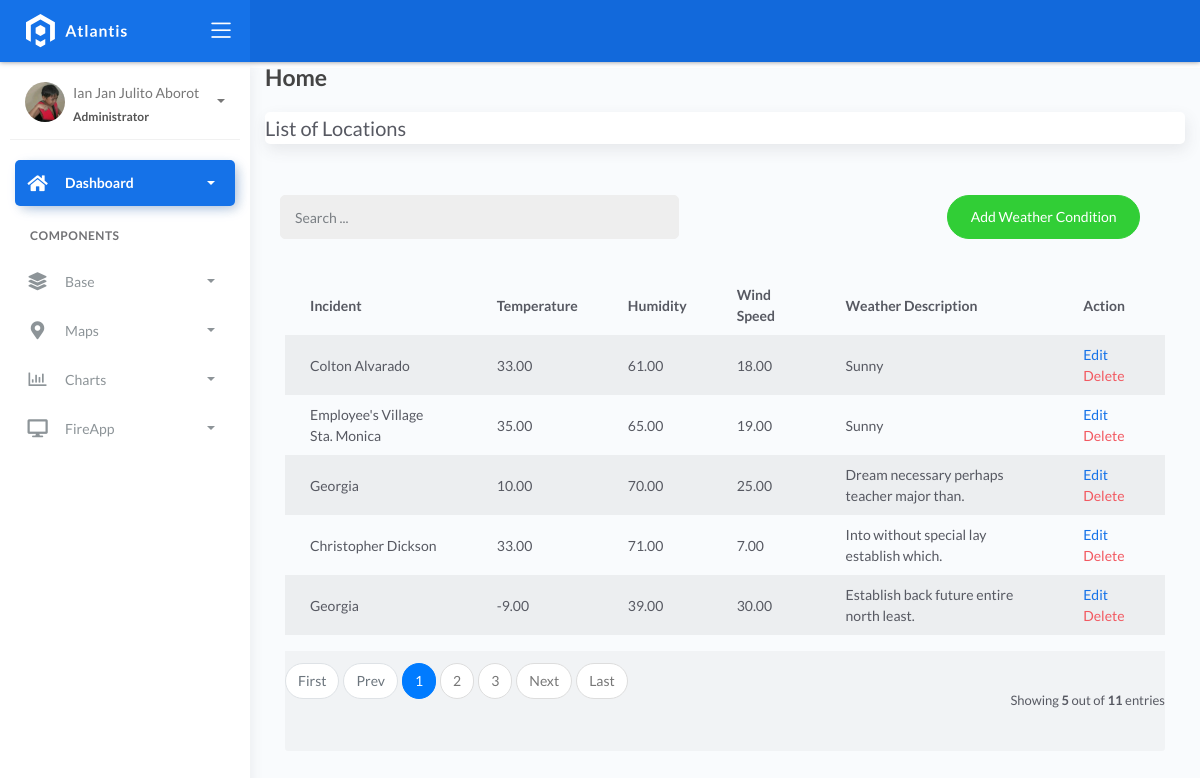
The app's page /weathercondition_list with its own data.
### fire/models.py (models this page shows)
class BaseModel(models.Model):
    created_at = models.DateTimeField(auto_now_add=True, db_index=True)
    updated_at = models.DateTimeField(auto_now=True)
    class Meta:
        abstract = True

class WeatherConditions(BaseModel):
    incident = models.ForeignKey(Incident, on_delete=models.CASCADE)
    temperature = models.DecimalField(max_digits=10, decimal_places=2)
    humidity = models.DecimalField(max_digits=10, decimal_places=2)
    wind_speed = models.DecimalField(max_digits=10, decimal_places=2)
    weather_description = models.CharField(max_length=150)

class Incident(BaseModel):
    SEVERITY_CHOICES = (
        ('Minor Fire', 'Minor Fire'),
        ('Moderate Fire', 'Moderate Fire'),
        ('Major Fire', 'Major Fire'),
    )
    location = models.ForeignKey(Locations, on_delete=models.CASCADE)
    date_time = models.DateTimeField(blank=True, null=True)
    severity_level = models.CharField(max_length=45, choices=SEVERITY_CHOICES)
    description = models.CharField(max_length=250)

class Locations(BaseModel):
    name = models.CharField(max_length=150)
    latitude = models.DecimalField(
        max_digits=22, decimal_places=16, null=True, blank=True)
    longitude = models.DecimalField(
        max_digits=22, decimal_places=16, null=True, blank=True)
    address = models.CharField(max_length=150)
    city = models.CharField(max_length=150)  # can be in separate table
    country = models.CharField(max_length=150)  # can be in separate table

### fire/views.py (the view)
# urls.py: path('weathercondition_list', WeatherConditionList.as_view(), name='weather-condition'),
class WeatherConditionList(ListView):
    model = WeatherConditions
    context_object_name = 'weathercondition'
    template_name = 'weathercondition_list.html'
    paginate_by = 5

### templates/weathercondition_list.html (shortened to what this page needs)
{% extends 'base.html' %} {% load static %} {% block content %}
<div class="content">
    <div class="container-fluid">
        <h4 class="page-title">Home</h4>
        <div class="row">
            <div class="col-md-12">
                <div class="card">
                    <div class="card-title">List of Locations</div>
                </div>
                <br>
                <div class="col-md-12 row">
                    <div class="col-md-6">
                        <form action="" class="navbar-left navbar-form nav-search mr-md-3">
                            <div class="input-group">
                                <input type="text" placeholder="Search ..." class="form-control">
                                <div class="input-group-append">
                                    <span class="input-group-text">
                                    </span>
                                </div>
                            </div>
                        </form>
                    </div>
                    <div class="col-md-6">
                        <div class="pull-right"><a href="{% url 'weather-add' %}" loc-add="" class="btn btn-success btn-rounded">Add Weather Condition</a>
                        </div>
                    </div>
                </div>
                <div class="card-body">
                    <table class="table table-striped mt-3">
                        <thead>
                            <tr>
                                <th scope="col">Incident</th>
                                <th scope="col">Temperature</th>
                                <th scope="col">Humidity</th>
                                <th scope="col">Wind Speed</th>
                                <th scope="col">Weather Description</th>
                                <th scope="col">Action</th>
                            </tr>
                        </thead>
                        <tbody>
                            {% for object in object_list %}
                            <tr>
                                <td>{{ object.incident.location.name }}</td>
                                <td>{{ object.temperature }}</td>
                                <td>{{ object.humidity }}</td>
                                <td>{{ object.wind_speed }}</td>
                                <td>{{ object.weather_description }}</td>
                                <td>
                                    <a href="weathercondition_list/{{ object.id }}">Edit</a>
                                    <a href="weathercondition_list/{{ object.id }}/delete" class="text-danger">Delete</a>
                                </td>
                            </tr>
                            {% empty %}
                            <tr>
                                <td colspan="4" style="text-align: center">
                                    <p class="text-sm font-wight-bold mb-0">No Records Found</p>
                                </td>
                            </tr>                            {% endfor %}
                        </tbody>
                    </table>
                    {% include 'includes/pagination.html' %}
                </div>
            </div>
        </div>
    </div>
</div>
{% endblock %}

### records on screen
WeatherConditions: incident.location.name "Colton Alvarado", temperature "33.00", humidity "61.00", wind_speed "18.00", weather_description "Sunny"
WeatherConditions: incident.location.name "Employee's Village Sta. Monica", temperature "35.00", humidity "65.00", wind_speed "19.00", weather_description "Sunny"
WeatherConditions: incident.location.name "Georgia", temperature "10.00", humidity "70.00", wind_speed "25.00", weather_description "Dream necessary perhaps teacher major than."
WeatherConditions: incident.location.name "Christopher Dickson", temperature "33.00", humidity "71.00", wind_speed "7.00", weather_description "Into without special lay establish which."
WeatherConditions: incident.location.name "Georgia", temperature "-9.00", humidity "39.00", wind_speed "30.00", weather_description "Establish back future entire north least."

### other values on screen
{{ page_num }} "1"
{{ page_num }} "2" "3"
{{ object_list.count }} "5"
{{ paginator.count }} "11"
